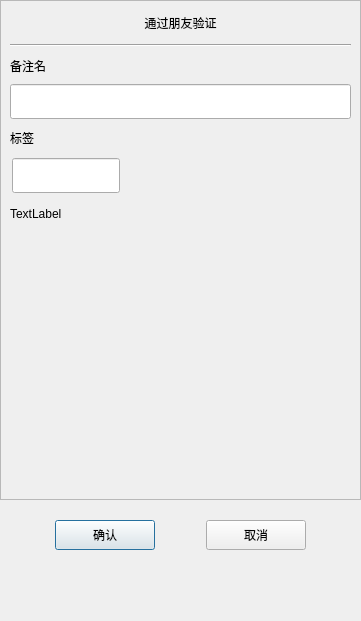
<?xml version="1.0" encoding="UTF-8"?>
<ui version="4.0">
 <class>AuthenFriend</class>
 <widget class="QDialog" name="AuthenFriend">
  <property name="geometry">
   <rect>
    <x>0</x>
    <y>0</y>
    <width>361</width>
    <height>621</height>
   </rect>
  </property>
  <property name="minimumSize">
   <size>
    <width>361</width>
    <height>621</height>
   </size>
  </property>
  <property name="maximumSize">
   <size>
    <width>361</width>
    <height>621</height>
   </size>
  </property>
  <property name="windowTitle">
   <string>Dialog</string>
  </property>
  <layout class="QVBoxLayout" name="verticalLayout">
   <property name="spacing">
    <number>0</number>
   </property>
   <property name="leftMargin">
    <number>0</number>
   </property>
   <property name="topMargin">
    <number>0</number>
   </property>
   <property name="rightMargin">
    <number>0</number>
   </property>
   <property name="bottomMargin">
    <number>0</number>
   </property>
   <item>
    <widget class="QScrollArea" name="scrollArea">
     <property name="minimumSize">
      <size>
       <width>0</width>
       <height>500</height>
      </size>
     </property>
     <property name="widgetResizable">
      <bool>true</bool>
     </property>
     <widget class="QWidget" name="scrollcontent">
      <property name="geometry">
       <rect>
        <x>0</x>
        <y>0</y>
        <width>359</width>
        <height>498</height>
       </rect>
      </property>
      <layout class="QVBoxLayout" name="verticalLayout_6">
       <property name="spacing">
        <number>0</number>
       </property>
       <property name="leftMargin">
        <number>0</number>
       </property>
       <property name="rightMargin">
        <number>0</number>
       </property>
       <item>
        <widget class="QLabel" name="apply_lb">
         <property name="minimumSize">
          <size>
           <width>0</width>
           <height>25</height>
          </size>
         </property>
         <property name="maximumSize">
          <size>
           <width>16777215</width>
           <height>25</height>
          </size>
         </property>
         <property name="text">
          <string>通过朋友验证</string>
         </property>
         <property name="alignment">
          <set>Qt::AlignmentFlag::AlignCenter</set>
         </property>
        </widget>
       </item>
       <item>
        <widget class="QWidget" name="apply_wid" native="true">
         <layout class="QVBoxLayout" name="verticalLayout_2">
          <item>
           <widget class="Line" name="h_line">
            <property name="orientation">
             <enum>Qt::Orientation::Horizontal</enum>
            </property>
           </widget>
          </item>
          <item>
           <widget class="QLabel" name="label_2">
            <property name="minimumSize">
             <size>
              <width>0</width>
              <height>25</height>
             </size>
            </property>
            <property name="maximumSize">
             <size>
              <width>16777215</width>
              <height>25</height>
             </size>
            </property>
            <property name="text">
             <string>备注名</string>
            </property>
           </widget>
          </item>
          <item>
           <widget class="CustomizeEdit" name="back_ed">
            <property name="minimumSize">
             <size>
              <width>0</width>
              <height>35</height>
             </size>
            </property>
            <property name="maximumSize">
             <size>
              <width>16777215</width>
              <height>35</height>
             </size>
            </property>
           </widget>
          </item>
          <item>
           <widget class="QLabel" name="label_3">
            <property name="minimumSize">
             <size>
              <width>0</width>
              <height>25</height>
             </size>
            </property>
            <property name="maximumSize">
             <size>
              <width>16777215</width>
              <height>25</height>
             </size>
            </property>
            <property name="text">
             <string>标签</string>
            </property>
           </widget>
          </item>
          <item>
           <widget class="QWidget" name="lb_group_wid" native="true">
            <property name="minimumSize">
             <size>
              <width>0</width>
              <height>50</height>
             </size>
            </property>
            <layout class="QVBoxLayout" name="verticalLayout_4">
             <property name="spacing">
              <number>0</number>
             </property>
             <property name="leftMargin">
              <number>0</number>
             </property>
             <property name="topMargin">
              <number>0</number>
             </property>
             <property name="rightMargin">
              <number>0</number>
             </property>
             <property name="bottomMargin">
              <number>0</number>
             </property>
             <item>
              <widget class="QWidget" name="gridWidget" native="true">
               <property name="minimumSize">
                <size>
                 <width>0</width>
                 <height>40</height>
                </size>
               </property>
               <property name="maximumSize">
                <size>
                 <width>16777215</width>
                 <height>40</height>
                </size>
               </property>
               <widget class="CustomizeEdit" name="lb_ed">
                <property name="geometry">
                 <rect>
                  <x>2</x>
                  <y>2</y>
                  <width>108</width>
                  <height>35</height>
                 </rect>
                </property>
                <property name="minimumSize">
                 <size>
                  <width>0</width>
                  <height>0</height>
                 </size>
                </property>
                <property name="maximumSize">
                 <size>
                  <width>16777215</width>
                  <height>35</height>
                 </size>
                </property>
               </widget>
              </widget>
             </item>
             <item>
              <widget class="QWidget" name="input_tip_wid" native="true">
               <property name="minimumSize">
                <size>
                 <width>0</width>
                 <height>35</height>
                </size>
               </property>
               <layout class="QVBoxLayout" name="verticalLayout_5">
                <property name="spacing">
                 <number>0</number>
                </property>
                <property name="leftMargin">
                 <number>0</number>
                </property>
                <property name="topMargin">
                 <number>0</number>
                </property>
                <property name="rightMargin">
                 <number>0</number>
                </property>
                <property name="bottomMargin">
                 <number>0</number>
                </property>
                <item>
                 <widget class="ClickedOnceLabel" name="tip_lb">
                  <property name="text">
                   <string>TextLabel</string>
                  </property>
                  <property name="alignment">
                   <set>Qt::AlignmentFlag::AlignLeading|Qt::AlignmentFlag::AlignLeft|Qt::AlignmentFlag::AlignVCenter</set>
                  </property>
                 </widget>
                </item>
               </layout>
              </widget>
             </item>
            </layout>
           </widget>
          </item>
          <item>
           <widget class="QWidget" name="widget" native="true">
            <property name="minimumSize">
             <size>
              <width>0</width>
              <height>60</height>
             </size>
            </property>
            <property name="maximumSize">
             <size>
              <width>16777215</width>
              <height>16777215</height>
             </size>
            </property>
            <layout class="QHBoxLayout" name="horizontalLayout">
             <property name="leftMargin">
              <number>0</number>
             </property>
             <property name="topMargin">
              <number>0</number>
             </property>
             <property name="rightMargin">
              <number>0</number>
             </property>
             <property name="bottomMargin">
              <number>0</number>
             </property>
             <item>
              <widget class="ClickedLabel" name="lb_list" native="true">
               <property name="minimumSize">
                <size>
                 <width>287</width>
                 <height>50</height>
                </size>
               </property>
               <property name="maximumSize">
                <size>
                 <width>287</width>
                 <height>16777215</height>
                </size>
               </property>
              </widget>
             </item>
             <item>
              <widget class="QWidget" name="more_lb_wid" native="true">
               <property name="minimumSize">
                <size>
                 <width>30</width>
                 <height>0</height>
                </size>
               </property>
               <property name="maximumSize">
                <size>
                 <width>30</width>
                 <height>16777215</height>
                </size>
               </property>
               <layout class="QVBoxLayout" name="verticalLayout_3">
                <property name="leftMargin">
                 <number>2</number>
                </property>
                <property name="topMargin">
                 <number>2</number>
                </property>
                <property name="rightMargin">
                 <number>2</number>
                </property>
                <property name="bottomMargin">
                 <number>2</number>
                </property>
                <item>
                 <spacer name="verticalSpacer_2">
                  <property name="orientation">
                   <enum>Qt::Orientation::Vertical</enum>
                  </property>
                  <property name="sizeHint" stdset="0">
                   <size>
                    <width>20</width>
                    <height>40</height>
                   </size>
                  </property>
                 </spacer>
                </item>
                <item>
                 <widget class="ClickedOnceLabel" name="more_lb">
                  <property name="minimumSize">
                   <size>
                    <width>25</width>
                    <height>25</height>
                   </size>
                  </property>
                  <property name="maximumSize">
                   <size>
                    <width>25</width>
                    <height>25</height>
                   </size>
                  </property>
                  <property name="text">
                   <string/>
                  </property>
                 </widget>
                </item>
                <item>
                 <spacer name="verticalSpacer_4">
                  <property name="orientation">
                   <enum>Qt::Orientation::Vertical</enum>
                  </property>
                  <property name="sizeType">
                   <enum>QSizePolicy::Policy::Fixed</enum>
                  </property>
                  <property name="sizeHint" stdset="0">
                   <size>
                    <width>20</width>
                    <height>60</height>
                   </size>
                  </property>
                 </spacer>
                </item>
               </layout>
              </widget>
             </item>
            </layout>
           </widget>
          </item>
         </layout>
        </widget>
       </item>
      </layout>
     </widget>
    </widget>
   </item>
   <item>
    <spacer name="verticalSpacer_3">
     <property name="orientation">
      <enum>Qt::Orientation::Vertical</enum>
     </property>
     <property name="sizeType">
      <enum>QSizePolicy::Policy::Fixed</enum>
     </property>
     <property name="sizeHint" stdset="0">
      <size>
       <width>20</width>
       <height>10</height>
      </size>
     </property>
    </spacer>
   </item>
   <item>
    <widget class="QWidget" name="apply_sure_wid" native="true">
     <property name="minimumSize">
      <size>
       <width>0</width>
       <height>50</height>
      </size>
     </property>
     <layout class="QHBoxLayout" name="horizontalLayout_2">
      <item>
       <spacer name="horizontalSpacer">
        <property name="orientation">
         <enum>Qt::Orientation::Horizontal</enum>
        </property>
        <property name="sizeHint" stdset="0">
         <size>
          <width>39</width>
          <height>20</height>
         </size>
        </property>
       </spacer>
      </item>
      <item>
       <widget class="ClickedBtn" name="sure_btn">
        <property name="minimumSize">
         <size>
          <width>100</width>
          <height>30</height>
         </size>
        </property>
        <property name="maximumSize">
         <size>
          <width>100</width>
          <height>30</height>
         </size>
        </property>
        <property name="text">
         <string>确认</string>
        </property>
       </widget>
      </item>
      <item>
       <spacer name="horizontalSpacer_3">
        <property name="orientation">
         <enum>Qt::Orientation::Horizontal</enum>
        </property>
        <property name="sizeHint" stdset="0">
         <size>
          <width>40</width>
          <height>20</height>
         </size>
        </property>
       </spacer>
      </item>
      <item>
       <widget class="ClickedBtn" name="cancel_btn">
        <property name="minimumSize">
         <size>
          <width>100</width>
          <height>30</height>
         </size>
        </property>
        <property name="text">
         <string>取消</string>
        </property>
       </widget>
      </item>
      <item>
       <spacer name="horizontalSpacer_2">
        <property name="orientation">
         <enum>Qt::Orientation::Horizontal</enum>
        </property>
        <property name="sizeHint" stdset="0">
         <size>
          <width>40</width>
          <height>20</height>
         </size>
        </property>
       </spacer>
      </item>
     </layout>
    </widget>
   </item>
   <item>
    <spacer name="verticalSpacer">
     <property name="orientation">
      <enum>Qt::Orientation::Vertical</enum>
     </property>
     <property name="sizeHint" stdset="0">
      <size>
       <width>20</width>
       <height>55</height>
      </size>
     </property>
    </spacer>
   </item>
  </layout>
 </widget>
 <customwidgets>
  <customwidget>
   <class>ClickedOnceLabel</class>
   <extends>QLabel</extends>
   <header>clickedoncelabel.h</header>
  </customwidget>
  <customwidget>
   <class>ClickedBtn</class>
   <extends>QPushButton</extends>
   <header location="global">clickedbtn.h</header>
  </customwidget>
  <customwidget>
   <class>CustomizeEdit</class>
   <extends>QLineEdit</extends>
   <header location="global">customizeedit.h</header>
  </customwidget>
  <customwidget>
   <class>ClickedLabel</class>
   <extends>QWidget</extends>
   <header>clickedlabel.h</header>
   <container>1</container>
  </customwidget>
 </customwidgets>
 <resources/>
 <connections/>
</ui>
